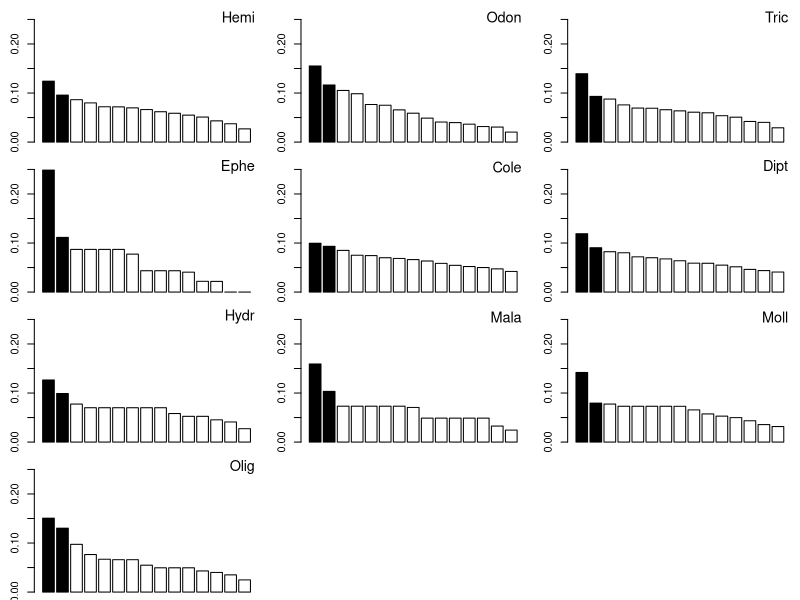
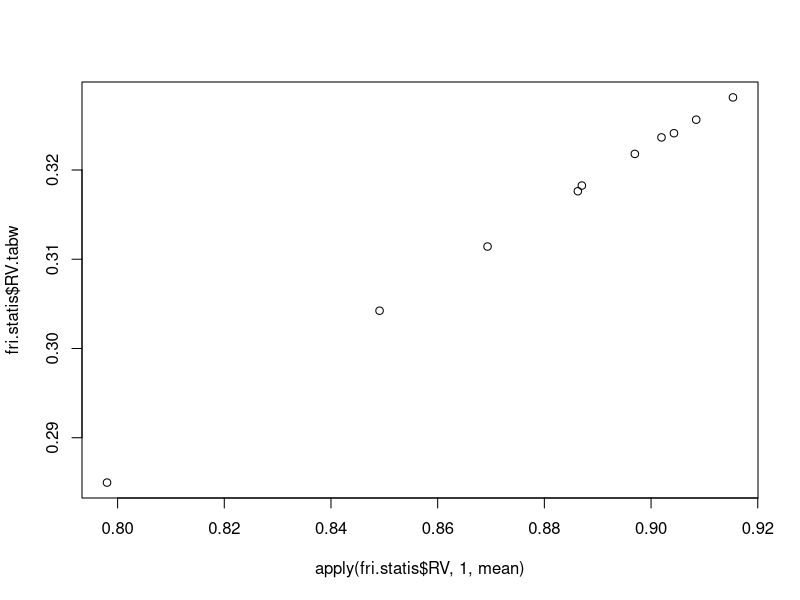
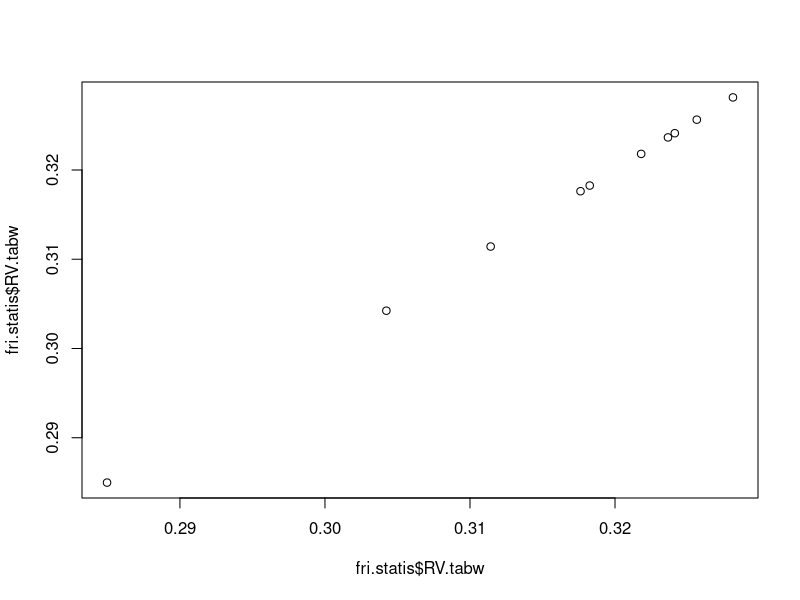

Reproduce these figures in R, in order.
library(ade4)


### Name: kdist2ktab
### Title: Transformation of K distance matrices (object 'kdist') into K
###   Euclidean representations (object 'ktab')
### Aliases: kdist2ktab
### Keywords: multivariate

### ** Examples

data(friday87)
fri.w <- ktab.data.frame(friday87$fau, friday87$fau.blo, tabnames = friday87$tab.names)
fri.kd <- lapply(1:10, function(x) dist.binary(fri.w[[x]], 10))
names(fri.kd) <- substr(friday87$tab.names, 1, 4)
fri.kd <- kdist(fri.kd)
fri.ktab <- kdist2ktab(kd = fri.kd)
fri.sepan <- sepan(fri.ktab)
plot(fri.sepan)

tapply(fri.sepan$Eig, fri.sepan$TC[,1], sum)
# the sum of the eigenvalues is constant and equal to 1, for each K tables

fri.statis <- statis(fri.ktab, scan = FALSE, nf = 2)
round(fri.statis$RV, dig = 2)

fri.mfa <- mfa(fri.ktab, scan = FALSE, nf = 2)
fri.mcoa <- mcoa(fri.ktab, scan = FALSE, nf = 2)

apply(fri.statis$RV, 1, mean) 
fri.statis$RV.tabw 
plot(apply(fri.statis$RV, 1, mean), fri.statis$RV.tabw)
plot(fri.statis$RV.tabw, fri.statis$RV.tabw)
